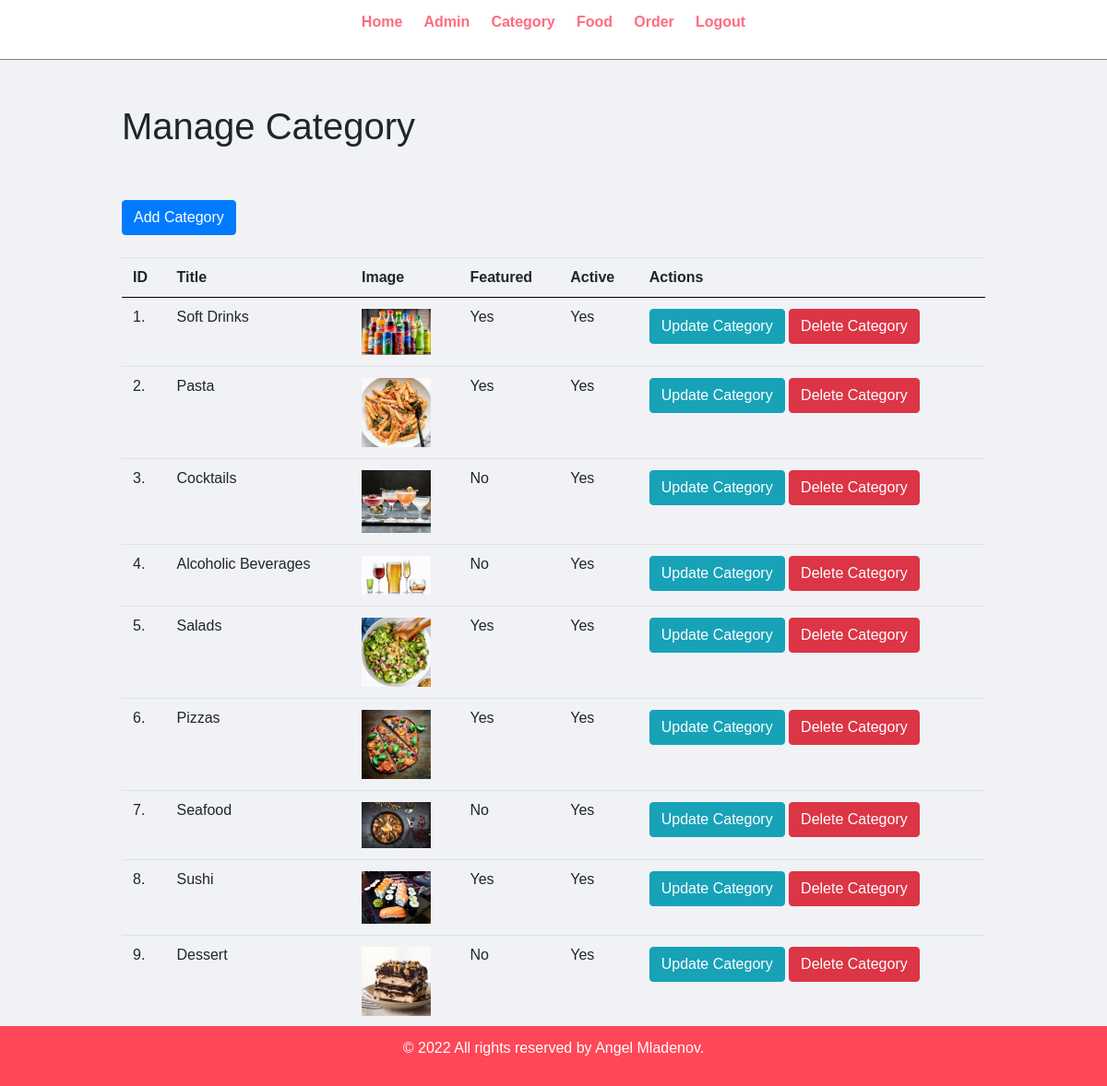
Screenshot of /admin/manage-category.php (signed in) with the database file from the repository.
### tables this page shows
CREATE TABLE IF NOT EXISTS `tbl_category` (
  `id` int(10) UNSIGNED NOT NULL AUTO_INCREMENT,
  `title` varchar(100) NOT NULL,
  `image_name` varchar(255) NOT NULL,
  `featured` varchar(10) NOT NULL COMMENT 'This is for displaying on home page or not.',
  `active` varchar(10) NOT NULL COMMENT 'This is for active or not active food for ordering.',
  PRIMARY KEY (`id`)
);

### admin/manage-category.php (the view, shortened to what this page needs)
<?php include('partials/menu.php'); ?>
<div class="main-content">
    <div class="wrapper">
        <h1>Manage Category</h1>
        <br>
        <br>
        <a href="<?php echo SITEURL;?>admin/add-category.php" class=" btn btn-primary">Add Category</a>
        <br>
        <br>
        <table class="table tbl-full">
            <tr >
                <th>ID</th>
                <th>Title</th>
                <th>Image</th>
                <th>Featured</th>
                <th>Active</th>
                <th>Actions</th>
            </tr>
            <?php
            $sql = "SELECT * FROM tbl_category";
            $res = mysqli_query($conn, $sql);
            $count = mysqli_num_rows($res);
            $sn = 1;
            if ($count > 0) {
                while ($row = mysqli_fetch_assoc($res)) {
                    $id = $row['id'];
                    $title = $row['title'];
                    $image_name = $row['image_name'];
                    $featured = $row['featured'];
                    $active = $row['active'];
                    ?>
                    <tr>
                        <td><?php echo $sn++;?>.</td>
                        <td><?php echo $title;?></td>
                        <td>
                            <?php
                            if ($image_name != "") {
                                ?>
                                <img src="<?php echo  SITEURL; ?>images/category/<?php echo $image_name;?>"
                                    width="75px" alt="Image">
                                    <?php
                            }else{
                                echo "<div class='error'>Image Not Added.</div>";
                            }
                            ?>
                        </td>
                        <td><?php echo $featured;?></td>
                        <td><?php echo $active;?></td>
                        <td>
                            <a href="<?php echo SITEURL;?>admin/update-category.php?id=<?php echo $id;?>" class="btn btn-info">Update Category</a>
                            <a href="<?php echo SITEURL;?>admin/delete-category.php?id=<?php echo $id;?>&image_name=<?php echo $image_name;?>" class="btn btn-danger"> Delete Category</a>
                        </td>
                    </tr>
                        <?php
                }
            }else{
                ?>
                        <td colspan="6"><div class="error">No Category Added.</div></td>
                <?php
            }
            ?>
        </table>
    </div>
</div>
<?php include('partials/footer.php'); ?>

### admin/partials/menu.php (shortened to what this page needs)
<html>
<head>
    <link rel="stylesheet" href="../css/admin.css" />
    <link rel="stylesheet" href="https://cdn.jsdelivr.net/npm/bootstrap@4.0.0/dist/css/bootstrap.min.css">
</head>
<body class="d-flex flex-column min-vh-100">
    <div class="menu text-center">
        <div class="wrapper">
            <ul>
                <li><a href="index.php">Home</a></li>
                <li><a href="manage-admin.php">Admin</a></li>
                <li><a href="manage-category.php">Category</a></li>
                <li><a href="manage-food.php">Food</a></li>
                <li><a href="manage-order.php">Order</a></li>
                <li><a href="logout.php">Logout</a></li>
            </ul>
        </div>
    </div>

### admin/partials/footer.php
<footer class="footer">
    <div class="wrapper">
        <p class="text-center">
            &copy; 2022 All rights reserved by Angel Mladenov.
        </p>
    </div>
</footer>
</body>
</html>

### css/admin.css (style rules this page uses)
* { margin: 0; padding: 0; font-family: Arial, Helvetica, sans-serif; }
.wrapper { padding: 1%; width: 80%; margin: 0 auto; }
.text-center { text-align: center; }
.tbl-full { width: 100%; }
table tr th { border-bottom: 1px solid black; padding: 1%; text-align: left; }
table tr td { padding: 1%; }
.btn-primary { background-color: #1e90ff; padding: 1%; color: white; text-decoration: none; font-weight: bold; }
.btn-danger { background-color: #ff6b81; padding: 1%; color: white; text-decoration: none; font-weight: bold; }
.menu { border-bottom: 1px solid grey; }
.menu ul { list-style-type: none; }
.menu ul li { display: inline; padding: 1%; }
.menu ul li a { text-decoration: none; font-weight: bold; color: #ff6b81; }
.main-content { background-color: #f1f2f6; padding: 3% 0; }
.footer { position: fixed; height: 65px; bottom: 0; width: 100%; background-color: #ff4757; color: white; margin-top: 100px; }

### rows the page displays
tbl_category: title "Soft Drinks", image_name (picture), featured "Yes", active "Yes"
tbl_category: title "Pasta", image_name (picture), featured "Yes", active "Yes"
tbl_category: title "Cocktails", image_name (picture), featured "No", active "Yes"
tbl_category: title "Alcoholic Beverages", image_name (picture), featured "No", active "Yes"
tbl_category: title "Salads", image_name (picture), featured "Yes", active "Yes"
tbl_category: title "Pizzas", image_name (picture), featured "Yes", active "Yes"
tbl_category: title "Seafood", image_name (picture), featured "No", active "Yes"
tbl_category: title "Sushi", image_name (picture), featured "Yes", active "Yes"
tbl_category: title "Dessert", image_name (picture), featured "No", active "Yes"
